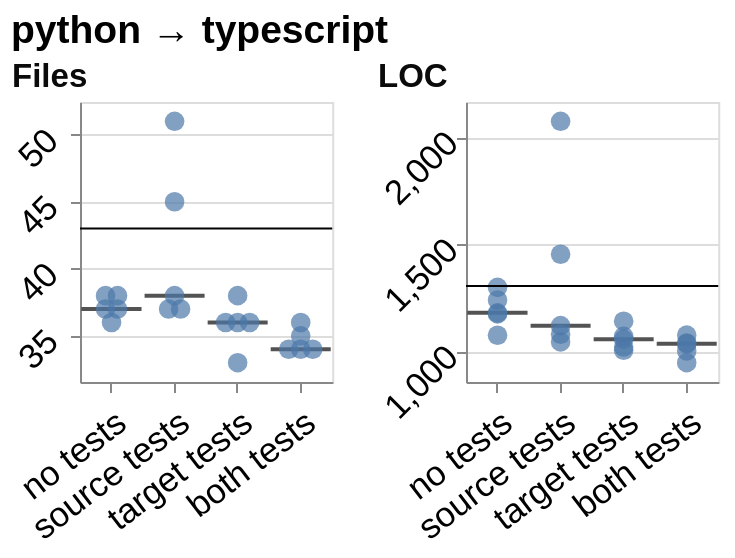

Write a Vega-Lite specification for this figure.
### Vega-Lite specification from a JSON file in a GitHub repository (floating-point values rounded to 4 significant figures)
{"config": {"view": {"continuousWidth": 300, "continuousHeight": 300}, "axis": {"labelAngle": -45}, "axisX": {"labelAngle": -37.5}}, "concat": [{"layer": [{"mark": {"type": "tick", "color": "#0b0b0b", "opacity": 0.7, "size": 30, "thickness": 2}, "encoding": {"x": {"field": "condition", "scale": {"paddingInner": 0.25, "paddingOuter": 0.125}, "sort": ["no tests", "source tests", "target tests", "both tests"], "title": null, "type": "nominal", "axis": {"labelFontSize": 17.32, "labelPadding": 6.0}}, "y": {"aggregate": "median", "field": "value", "scale": {"domain": [31.56, 52.44], "nice": false}, "title": null, "type": "quantitative", "axis": {"labelFontSize": 17.32, "titleFontSize": 16.5, "labelPadding": 9.0}}}}, {"mark": {"type": "point", "filled": true, "size": 96}, "encoding": {"x": {"field": "condition", "scale": {"paddingInner": 0.25, "paddingOuter": 0.125}, "sort": ["no tests", "source tests", "target tests", "both tests"], "title": null, "type": "nominal", "axis": {"labelFontSize": 17.32, "labelPadding": 6.0}}, "xOffset": {"field": "nudge", "scale": {"domain": [-1.0, 1.0], "range": [5.824, 17.82]}, "title": null, "type": "quantitative"}, "y": {"field": "value", "scale": {"domain": [31.56, 52.44], "nice": false}, "type": "quantitative", "axis": {"labelFontSize": 17.32, "titleFontSize": 16.5, "labelPadding": 9.0}}}}, {"mark": {"type": "rule"}, "encoding": {"y": {"aggregate": "median", "field": "reference", "scale": {"domain": [31.56, 52.44], "nice": false}, "type": "quantitative", "axis": {"labelFontSize": 17.32, "titleFontSize": 16.5, "labelPadding": 9.0}}}, "transform": [{"filter": {"field": "reference", "valid": true}}]}], "data": {"name": "data-2c5d230d657bbfc81c7c4bbf4de06636"}, "height": 140, "title": {"text": "Files", "anchor": "start", "color": "#0b0b0b", "fontSize": 16.5}, "width": 126.1}, {"layer": [{"mark": {"type": "tick", "color": "#0b0b0b", "opacity": 0.7, "size": 30, "thickness": 2}, "encoding": {"x": {"field": "condition", "scale": {"paddingInner": 0.25, "paddingOuter": 0.125}, "sort": ["no tests", "source tests", "target tests", "both tests"], "title": null, "type": "nominal", "axis": {"labelFontSize": 17.32, "labelPadding": 6.0}}, "y": {"aggregate": "median", "field": "value", "scale": {"domain": [856.8, 2165.0], "nice": false}, "title": null, "type": "quantitative", "axis": {"labelFontSize": 17.32, "titleFontSize": 16.5}}}}, {"mark": {"type": "point", "filled": true, "size": 96}, "encoding": {"x": {"field": "condition", "scale": {"paddingInner": 0.25, "paddingOuter": 0.125}, "sort": ["no tests", "source tests", "target tests", "both tests"], "title": null, "type": "nominal", "axis": {"labelFontSize": 17.32, "labelPadding": 6.0}}, "xOffset": {"field": "nudge", "scale": {"domain": [-1.0, 1.0], "range": [5.824, 17.82]}, "title": null, "type": "quantitative"}, "y": {"field": "value", "scale": {"domain": [856.8, 2165.0], "nice": false}, "type": "quantitative", "axis": {"labelFontSize": 17.32, "titleFontSize": 16.5}}}}, {"mark": {"type": "rule"}, "encoding": {"y": {"aggregate": "median", "field": "reference", "scale": {"domain": [856.8, 2165.0], "nice": false}, "type": "quantitative", "axis": {"labelFontSize": 17.32, "titleFontSize": 16.5}}}, "transform": [{"filter": {"field": "reference", "valid": true}}]}], "data": {"name": "data-75cb386b18f768df31db0e908ce7b973"}, "height": 140, "title": {"text": "LOC", "anchor": "start", "color": "#0b0b0b", "fontSize": 16.5}, "width": 126.1}], "columns": 4, "title": {"text": "python → typescript", "fontSize": 19.5, "anchor": "start"}, "$schema": "https://vega.github.io/schema/vega-lite/v6.4.1.json", "datasets": {"data-2c5d230d657bbfc81c7c4bbf4de06636": [{"condition": "no tests", "layout": "kept the file layout", "metric": "file_count", "value": 37.0, "reference": 43.0, "nudge": -0.5}, {"condition": "no tests", "layout": "rebuilt the file layout", "metric": "file_count", "value": 37.0, "reference": 43.0, "nudge": 0.5}, {"condition": "no tests", "layout": "kept the file layout", "metric": "file_count", "value": 38.0, "reference": 43.0, "nudge": -0.5}, {"condition": "no tests", "layout": "rebuilt the file layout", "metric": "file_count", "value": 38.0, "reference": 43.0, "nudge": 0.5}, {"condition": "no tests", "layout": "rebuilt the file layout", "metric": "file_count", "value": 36.0, "reference": 43.0, "nudge": 0.0}, {"condition": "source tests", "layout": "kept the file layout", "metric": "file_count", "value": 37.0, "reference": 43.0, "nudge": -0.5}, {"condition": "source tests", "layout": "kept the file layout", "metric": "file_count", "value": 37.0, "reference": 43.0, "nudge": 0.5}, {"condition": "source tests", "layout": "kept the file layout", "metric": "file_count", "value": 38.0, "reference": 43.0, "nudge": 0.0}, {"condition": "source tests", "layout": "kept the file layout", "metric": "file_count", "value": 45.0, "reference": 43.0, "nudge": 0.0}, {"condition": "source tests", "layout": "kept the file layout", "metric": "file_count", "value": 51.0, "reference": 43.0, "nudge": 0.0}, {"condition": "target tests", "layout": "kept the file layout", "metric": "file_count", "value": 38.0, "reference": 43.0, "nudge": 0.0}, {"condition": "target tests", "layout": "kept the file layout", "metric": "file_count", "value": 36.0, "reference": 43.0, "nudge": -1.0}, {"condition": "target tests", "layout": "kept the file layout", "metric": "file_count", "value": 36.0, "reference": 43.0, "nudge": 0.0}, {"condition": "target tests", "layout": "kept the file layout", "metric": "file_count", "value": 36.0, "reference": 43.0, "nudge": 1.0}, {"condition": "target tests", "layout": "kept the file layout", "metric": "file_count", "value": 33.0, "reference": 43.0, "nudge": 0.0}, {"condition": "both tests", "layout": "kept the file layout", "metric": "file_count", "value": 34.0, "reference": 43.0, "nudge": -1.0}, {"condition": "both tests", "layout": "kept the file layout", "metric": "file_count", "value": 34.0, "reference": 43.0, "nudge": 0.0}, {"condition": "both tests", "layout": "kept the file layout", "metric": "file_count", "value": 34.0, "reference": 43.0, "nudge": 1.0}, {"condition": "both tests", "layout": "kept the file layout", "metric": "file_count", "value": 35.0, "reference": 43.0, "nudge": 0.0}, {"condition": "both tests", "layout": "kept the file layout", "metric": "file_count", "value": 36.0, "reference": 43.0, "nudge": 0.0}], "data-75cb386b18f768df31db0e908ce7b973": [{"condition": "no tests", "layout": "kept the file layout", "metric": "loc", "value": 1175.0, "reference": 1305.0, "nudge": 0.0}, {"condition": "no tests", "layout": "rebuilt the file layout", "metric": "loc", "value": 1299.0, "reference": 1305.0, "nudge": 0.0}, {"condition": "no tests", "layout": "kept the file layout", "metric": "loc", "value": 1180.0, "reference": 1305.0, "nudge": 0.0}, {"condition": "no tests", "layout": "rebuilt the file layout", "metric": "loc", "value": 1240.0, "reference": 1305.0, "nudge": 0.0}, {"condition": "no tests", "layout": "rebuilt the file layout", "metric": "loc", "value": 1075.0, "reference": 1305.0, "nudge": 0.0}, {"condition": "source tests", "layout": "kept the file layout", "metric": "loc", "value": 1080.0, "reference": 1305.0, "nudge": 0.0}, {"condition": "source tests", "layout": "kept the file layout", "metric": "loc", "value": 1120.0, "reference": 1305.0, "nudge": 0.0}, {"condition": "source tests", "layout": "kept the file layout", "metric": "loc", "value": 1454.0, "reference": 1305.0, "nudge": 0.0}, {"condition": "source tests", "layout": "kept the file layout", "metric": "loc", "value": 1044.0, "reference": 1305.0, "nudge": 0.0}, {"condition": "source tests", "layout": "kept the file layout", "metric": "loc", "value": 2075.0, "reference": 1305.0, "nudge": 0.0}, {"condition": "target tests", "layout": "kept the file layout", "metric": "loc", "value": 1141.0, "reference": 1305.0, "nudge": 0.0}, {"condition": "target tests", "layout": "kept the file layout", "metric": "loc", "value": 1056.0, "reference": 1305.0, "nudge": 0.0}, {"condition": "target tests", "layout": "kept the file layout", "metric": "loc", "value": 1020.0, "reference": 1305.0, "nudge": 0.0}, {"condition": "target tests", "layout": "kept the file layout", "metric": "loc", "value": 1070.0, "reference": 1305.0, "nudge": 0.0}, {"condition": "target tests", "layout": "kept the file layout", "metric": "loc", "value": 1005.0, "reference": 1305.0, "nudge": 0.0}, {"condition": "both tests", "layout": "kept the file layout", "metric": "loc", "value": 1076.0, "reference": 1305.0, "nudge": 0.0}, {"condition": "both tests", "layout": "kept the file layout", "metric": "loc", "value": 947.0, "reference": 1305.0, "nudge": 0.0}, {"condition": "both tests", "layout": "kept the file layout", "metric": "loc", "value": 1035.0, "reference": 1305.0, "nudge": 0.0}, {"condition": "both tests", "layout": "kept the file layout", "metric": "loc", "value": 1039.0, "reference": 1305.0, "nudge": 0.0}, {"condition": "both tests", "layout": "kept the file layout", "metric": "loc", "value": 1002.0, "reference": 1305.0, "nudge": 0.0}]}, "padding": {"left": 5, "top": 5, "right": 6.5, "bottom": 5}}
